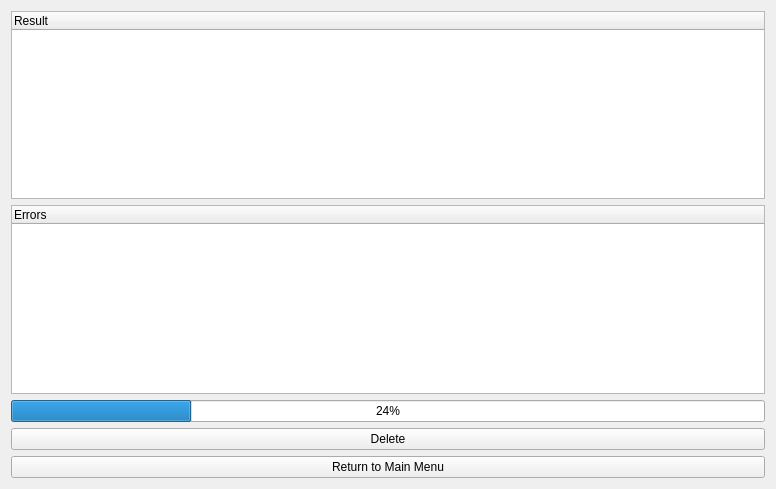
<?xml version="1.0" encoding="UTF-8"?>
<ui version="4.0">
 <class>process</class>
 <widget class="QWidget" name="process">
  <property name="geometry">
   <rect>
    <x>0</x>
    <y>0</y>
    <width>776</width>
    <height>489</height>
   </rect>
  </property>
  <property name="windowTitle">
   <string>Duplicate Finder</string>
  </property>
  <property name="styleSheet">
   <string notr="true"/>
  </property>
  <layout class="QGridLayout" name="gridLayout">
   <item row="2" column="0">
    <widget class="QProgressBar" name="progress_bar">
     <property name="value">
      <number>24</number>
     </property>
    </widget>
   </item>
   <item row="3" column="0">
    <widget class="QPushButton" name="delete_selected_button">
     <property name="text">
      <string>Delete</string>
     </property>
    </widget>
   </item>
   <item row="0" column="0">
    <widget class="QTreeWidget" name="result_tree">
     <column>
      <property name="text">
       <string>Result</string>
      </property>
     </column>
     <column>
      <property name="text">
       <string/>
      </property>
     </column>
    </widget>
   </item>
   <item row="1" column="0">
    <widget class="QTreeWidget" name="errors_tree">
     <column>
      <property name="text">
       <string>Errors</string>
      </property>
     </column>
    </widget>
   </item>
   <item row="4" column="0">
    <widget class="QPushButton" name="return_button">
     <property name="text">
      <string>Return to Main Menu</string>
     </property>
    </widget>
   </item>
  </layout>
 </widget>
 <resources/>
 <connections/>
</ui>
